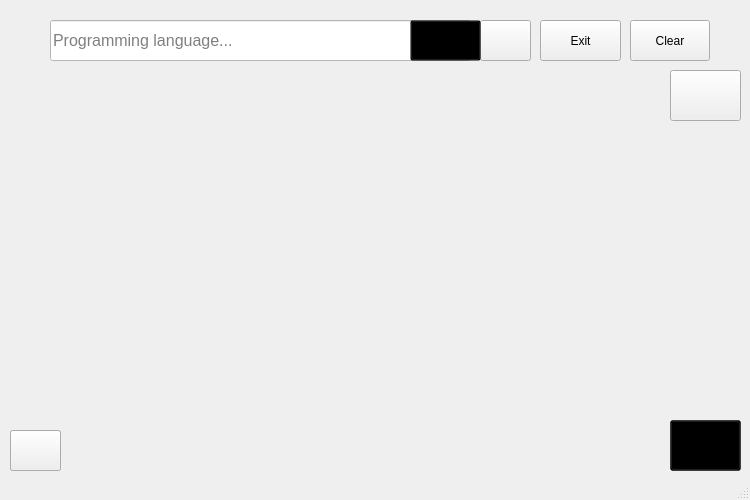
<?xml version="1.0" encoding="UTF-8"?>
<ui version="4.0">
 <class>MainWindow</class>
 <widget class="QMainWindow" name="MainWindow">
  <property name="geometry">
   <rect>
    <x>0</x>
    <y>0</y>
    <width>750</width>
    <height>500</height>
   </rect>
  </property>
  <property name="windowTitle">
   <string>MainWindow</string>
  </property>
  <widget class="QWidget" name="centralwidget">
   <widget class="QLineEdit" name="lineEdit">
    <property name="geometry">
     <rect>
      <x>50</x>
      <y>20</y>
      <width>421</width>
      <height>41</height>
     </rect>
    </property>
    <property name="styleSheet">
     <string notr="true">font-size: 16px;
background-color: white;</string>
    </property>
    <property name="placeholderText">
     <string>Programming language...</string>
    </property>
   </widget>
   <widget class="QPushButton" name="search_button">
    <property name="geometry">
     <rect>
      <x>480</x>
      <y>20</y>
      <width>51</width>
      <height>41</height>
     </rect>
    </property>
    <property name="styleSheet">
     <string notr="true">background-color: none;</string>
    </property>
    <property name="text">
     <string/>
    </property>
    <property name="icon">
     <iconset resource="images.qrc">
      <normaloff>:/imgs/imgs/search_icon.png</normaloff>:/imgs/imgs/search_icon.png</iconset>
    </property>
   </widget>
   <widget class="QPushButton" name="exit_button">
    <property name="geometry">
     <rect>
      <x>540</x>
      <y>20</y>
      <width>81</width>
      <height>41</height>
     </rect>
    </property>
    <property name="styleSheet">
     <string notr="true">background-color: none;</string>
    </property>
    <property name="text">
     <string>Exit</string>
    </property>
   </widget>
   <widget class="QLabel" name="image">
    <property name="geometry">
     <rect>
      <x>100</x>
      <y>110</y>
      <width>571</width>
      <height>341</height>
     </rect>
    </property>
    <property name="text">
     <string/>
    </property>
   </widget>
   <widget class="QPushButton" name="clearButton">
    <property name="geometry">
     <rect>
      <x>630</x>
      <y>20</y>
      <width>80</width>
      <height>41</height>
     </rect>
    </property>
    <property name="styleSheet">
     <string notr="true">background-color: none;</string>
    </property>
    <property name="text">
     <string>Clear</string>
    </property>
   </widget>
   <widget class="QLabel" name="titleLabel">
    <property name="geometry">
     <rect>
      <x>320</x>
      <y>70</y>
      <width>181</width>
      <height>41</height>
     </rect>
    </property>
    <property name="styleSheet">
     <string notr="true">font-size: 16px;</string>
    </property>
    <property name="text">
     <string/>
    </property>
   </widget>
   <widget class="QLabel" name="logo">
    <property name="geometry">
     <rect>
      <x>20</x>
      <y>70</y>
      <width>81</width>
      <height>61</height>
     </rect>
    </property>
    <property name="text">
     <string/>
    </property>
   </widget>
   <widget class="QPushButton" name="info">
    <property name="geometry">
     <rect>
      <x>670</x>
      <y>420</y>
      <width>71</width>
      <height>51</height>
     </rect>
    </property>
    <property name="styleSheet">
     <string notr="true">background-color: transparent;</string>
    </property>
    <property name="text">
     <string/>
    </property>
    <property name="icon">
     <iconset resource="images.qrc">
      <normaloff>:/imgs/imgs/info.png</normaloff>:/imgs/imgs/info.png</iconset>
    </property>
    <property name="iconSize">
     <size>
      <width>50</width>
      <height>50</height>
     </size>
    </property>
   </widget>
   <widget class="QLabel" name="description">
    <property name="geometry">
     <rect>
      <x>80</x>
      <y>100</y>
      <width>561</width>
      <height>241</height>
     </rect>
    </property>
    <property name="styleSheet">
     <string notr="true">font-size: 13px;</string>
    </property>
    <property name="text">
     <string/>
    </property>
   </widget>
   <widget class="QPushButton" name="dark_mode">
    <property name="geometry">
     <rect>
      <x>10</x>
      <y>430</y>
      <width>51</width>
      <height>41</height>
     </rect>
    </property>
    <property name="styleSheet">
     <string notr="true">background-color: none;</string>
    </property>
    <property name="text">
     <string/>
    </property>
    <property name="icon">
     <iconset resource="images.qrc">
      <normaloff>:/imgs/imgs/dark_mode.png</normaloff>:/imgs/imgs/dark_mode.png</iconset>
    </property>
    <property name="iconSize">
     <size>
      <width>40</width>
      <height>40</height>
     </size>
    </property>
   </widget>
   <widget class="QPushButton" name="light_mode">
    <property name="geometry">
     <rect>
      <x>10</x>
      <y>430</y>
      <width>51</width>
      <height>41</height>
     </rect>
    </property>
    <property name="styleSheet">
     <string notr="true">background-color: none;</string>
    </property>
    <property name="text">
     <string/>
    </property>
    <property name="icon">
     <iconset resource="images.qrc">
      <normaloff>:/imgs/imgs/light_mode.png</normaloff>:/imgs/imgs/light_mode.png</iconset>
    </property>
    <property name="iconSize">
     <size>
      <width>50</width>
      <height>50</height>
     </size>
    </property>
   </widget>
   <widget class="QPushButton" name="info_2">
    <property name="geometry">
     <rect>
      <x>670</x>
      <y>420</y>
      <width>71</width>
      <height>51</height>
     </rect>
    </property>
    <property name="styleSheet">
     <string notr="true">background-color: transparent;</string>
    </property>
    <property name="text">
     <string/>
    </property>
    <property name="icon">
     <iconset>
      <normaloff>../../Users/du-20/Downloads/-20-mb-format-psd-color-theme-blue-white-keywords-information-icon-2-removebg-preview.png</normaloff>../../Users/du-20/Downloads/-20-mb-format-psd-color-theme-blue-white-keywords-information-icon-2-removebg-preview.png</iconset>
    </property>
    <property name="iconSize">
     <size>
      <width>50</width>
      <height>50</height>
     </size>
    </property>
   </widget>
   <widget class="QPushButton" name="change_color">
    <property name="geometry">
     <rect>
      <x>670</x>
      <y>70</y>
      <width>71</width>
      <height>51</height>
     </rect>
    </property>
    <property name="styleSheet">
     <string notr="true">background-color: none;</string>
    </property>
    <property name="text">
     <string/>
    </property>
    <property name="icon">
     <iconset resource="images.qrc">
      <normaloff>:/imgs/imgs/change_color.png</normaloff>:/imgs/imgs/change_color.png</iconset>
    </property>
    <property name="iconSize">
     <size>
      <width>50</width>
      <height>50</height>
     </size>
    </property>
   </widget>
   <widget class="QPushButton" name="text_clear">
    <property name="geometry">
     <rect>
      <x>410</x>
      <y>20</y>
      <width>71</width>
      <height>41</height>
     </rect>
    </property>
    <property name="styleSheet">
     <string notr="true">background-color: transparent;</string>
    </property>
    <property name="text">
     <string/>
    </property>
    <property name="icon">
     <iconset resource="images.qrc">
      <normaloff>:/imgs/imgs/x_icon.png</normaloff>:/imgs/imgs/x_icon.png</iconset>
    </property>
    <property name="iconSize">
     <size>
      <width>20</width>
      <height>20</height>
     </size>
    </property>
   </widget>
   <zorder>info_2</zorder>
   <zorder>lineEdit</zorder>
   <zorder>search_button</zorder>
   <zorder>exit_button</zorder>
   <zorder>image</zorder>
   <zorder>clearButton</zorder>
   <zorder>titleLabel</zorder>
   <zorder>logo</zorder>
   <zorder>info</zorder>
   <zorder>description</zorder>
   <zorder>dark_mode</zorder>
   <zorder>light_mode</zorder>
   <zorder>change_color</zorder>
   <zorder>text_clear</zorder>
  </widget>
  <widget class="QStatusBar" name="statusbar"/>
  <widget class="QMenuBar" name="menubar">
   <property name="geometry">
    <rect>
     <x>0</x>
     <y>0</y>
     <width>750</width>
     <height>21</height>
    </rect>
   </property>
   <property name="styleSheet">
    <string notr="true">background-color: #fff;</string>
   </property>
  </widget>
  <action name="actionShow">
   <property name="checkable">
    <bool>false</bool>
   </property>
   <property name="text">
    <string>Show</string>
   </property>
  </action>
  <action name="actionHide">
   <property name="text">
    <string>Hide</string>
   </property>
  </action>
  <action name="actionShow_2">
   <property name="text">
    <string>Show</string>
   </property>
  </action>
  <action name="actionHide_2">
   <property name="text">
    <string>Hide</string>
   </property>
  </action>
  <action name="actionShow_3">
   <property name="text">
    <string>Show</string>
   </property>
  </action>
  <action name="actionHide_3">
   <property name="text">
    <string>Hide</string>
   </property>
  </action>
 </widget>
 <resources>
  <include location="images.qrc"/>
 </resources>
 <connections/>
</ui>
